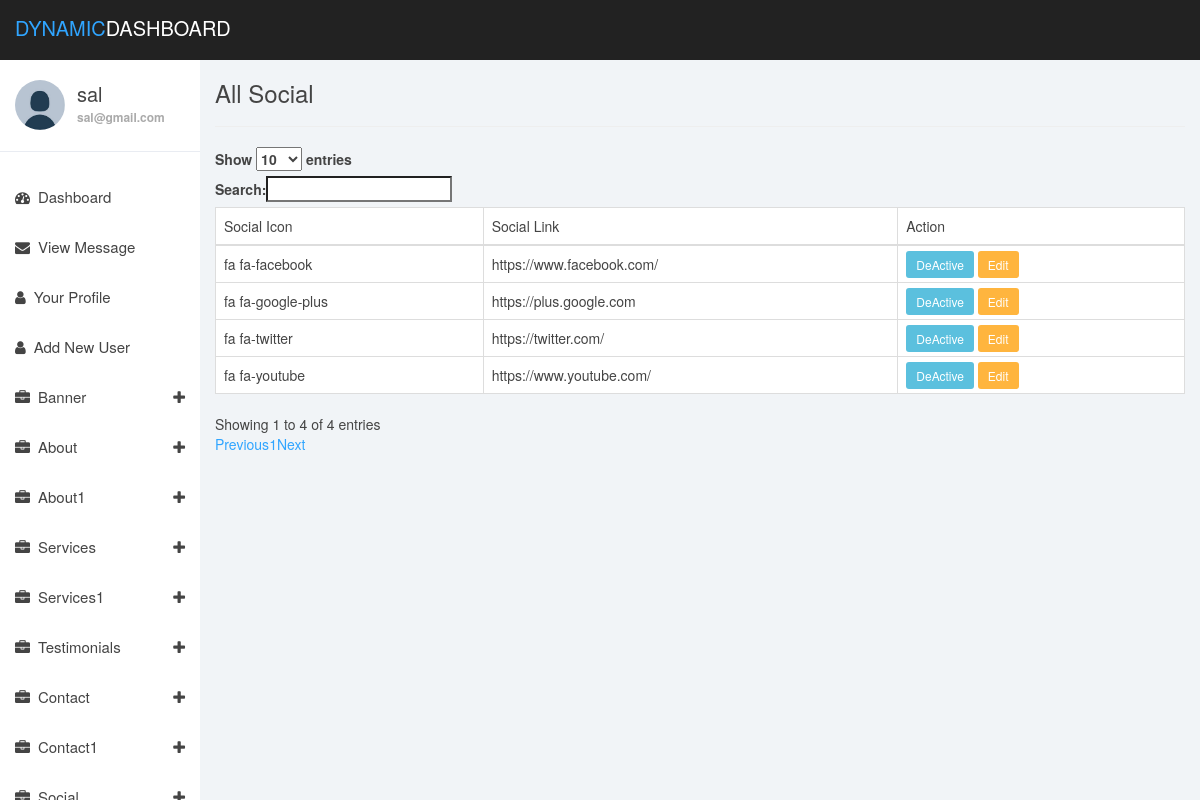
The page /listsocial.php (signed in) on the database its author committed.
### tables this page shows
CREATE TABLE `socials` (
  `id` int(10) NOT NULL,
  `social_icon` varchar(100) NOT NULL,
  `social_link` varchar(100) NOT NULL,
  `status` int(2) NOT NULL DEFAULT '1'
);

### listsocial.php (the view, shortened to what this page needs)
<?php
require_once('includes/header.php');
require_once('db.php');
$query_string ="SELECT * FROM socials";
$db_return = mysqli_query($db_connection, $query_string);
?>
<div class="col-md-12">
  <h3>All Social</h3>
  <hr>
  <table class="table table-bordered" id="listsocial">
    <thead>
      <td>Social Icon</td>
      <td>Social Link</td>
      <td>Action</td>
    </thead>
    <?php
    foreach ($db_return as $social){
    ?>
    <tr>
      <td><?=$social['social_icon']?></td>
      <td><?=$social['social_link']?></td>
      <td>
        <?php
        if($social['status'] == 1){
        ?>
        <a href="makedeactivesocial.php?id=<?=$social['id']?>" class="btn-sm btn-info">DeActive</a>
        <?php
      }
      else{
        ?>
        <a href="makeactivesocial.php?id=<?=$social['id']?>" class="btn-sm btn-success">Active</a>
        <?php
        }
        ?>
      <a href="editsocial.php?id=<?=$social['id']?>" class="btn-sm btn-warning">Edit</a>
      </td>
    </tr>
    <?php
    }
    ?>
  </table>
</div>
<?php
 require_once('includes/footer.php');
?>

### dashboard_assets/css/styles.css (style rules this page uses)
body { background: #f1f4f7; padding-top: 60px; font-size: 14px; color: #444444; font-family: "Montserrat", "Helvetica Neue", Helvetica, Arial, sans-serif; }
a, a:hover, a:focus { color: #30a5ff; }
h1, h2, h3, h4, h5, h6 { color: #444444; }
h3, h4 { font-weight: 300; }
.btn-warning, .btn-warning:hover, .btn-warning:focus, .btn-warning:active, .btn-warning.active, .open > .dropdown-toggle.btn-warning, .btn-warning.disabled, .btn-warning[disabled], fieldset[disabled] .btn-warning, .btn-warning.disabled:hover, .btn-warning[disabled]:hover, fieldset[disabled] .btn-warning:hover, .btn-warning.disabled:focus, .btn-warning[disabled]:focus, fieldset[disabled] .btn-warning:focus, .btn-warning.disabled:active, .btn-warning[disabled]:active, fieldset[disabled] .btn-warning:active, .btn-warning.disabled.active, .btn-warning[disabled].active, fieldset[disabled] .btn-warning.active { background-color: #ffb53e; border-color: #ffb53e; }
.table { background: #fff; }

### rows shown on the page
socials: social_icon "fa fa-facebook", social_link "https://www.facebook.com/"
socials: social_icon "fa fa-twitter", social_link "https://twitter.com/"
socials: social_icon "fa fa-google-plus", social_link "https://plus.google.com"
socials: social_icon "fa fa-youtube", social_link "https://www.youtube.com/"

### other values the page prints
$_SESSION['username'] "sal"
$_SESSION['useremail'] "sal@gmail.com"
